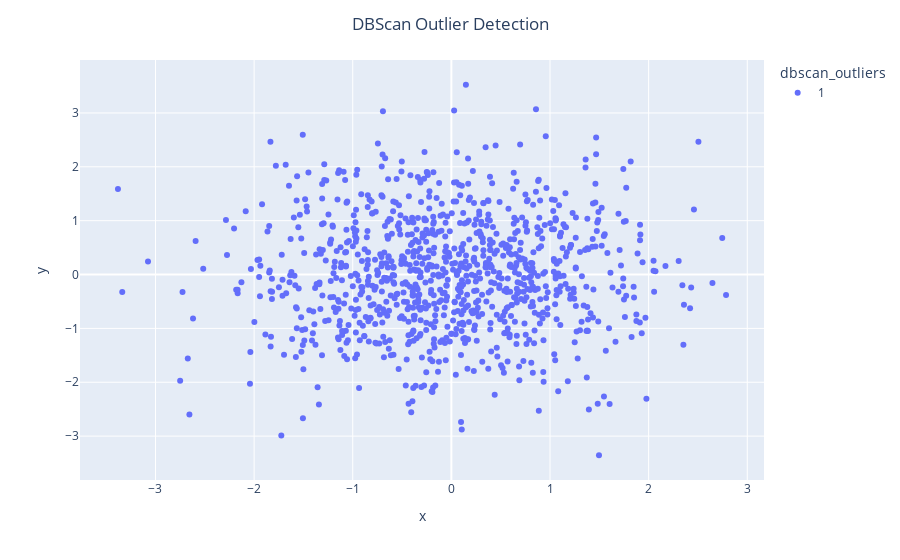

Notebook source saved alongside this figure:
### Code cell
scatter_plot(xy_data, "x", "y", "dbscan_outliers",
             "DBScan Outlier Detection")

### Figure 1 — Plotly figure (JSON) as saved in the notebook; plotly's stock layout.template omitted (floating-point values rounded to 4 significant figures; data arrays with more than 128 entries replaced by an {"elided": "..."} marker saying what was removed)
{"data": [{"hovertemplate": "dbscan_outliers=1<br>x=%{x}<br>y=%{y}<extra></extra>", "legendgroup": "1", "marker": {"color": "#636efa", "symbol": "circle"}, "mode": "markers", "name": "1", "orientation": "v", "showlegend": true, "type": "scatter", "x": {"elided": "1000 float values"}, "xaxis": "x", "y": {"elided": "1000 float values"}, "yaxis": "y"}], "layout": {"legend": {"title": {"text": "dbscan_outliers"}, "tracegroupgap": 0}, "margin": {"t": 60}, "title": {"text": "DBScan Outlier Detection", "x": 0.5}, "xaxis": {"anchor": "y", "domain": [0, 1], "title": {"text": "x"}}, "yaxis": {"anchor": "x", "domain": [0, 1], "title": {"text": "y"}}}}
